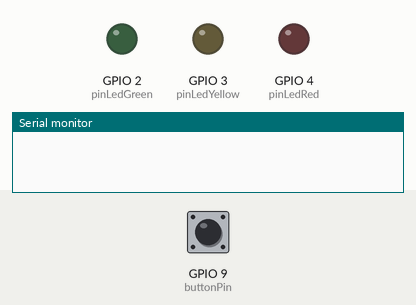
Recording of a sketch running on a simulated ESP32-S3. On the bench: output pins drawn as LEDs (lit = HIGH), the last lines printed to the serial monitor. Inputs (shaded band) come from the test bench; at power-on: GPIO 9 (buttonPin) HIGH.

Above: at 1.2 s.
1.3 s: GPIO 9 (buttonPin) pulled LOW for 0.15 s
At 2.5 s:
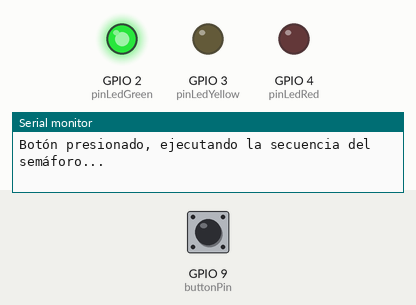
At 7.3 s:
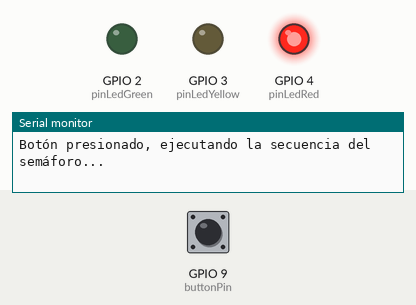
7.4 s: GPIO 9 (buttonPin) pulled LOW for 3.2 s
At 13.9 s:
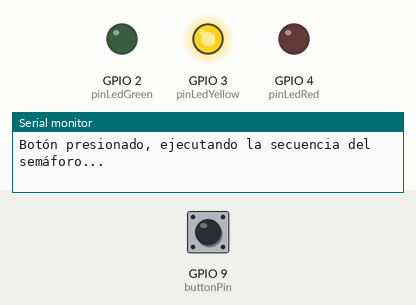
Timing chart, 0 to 18.6 s (numbered marks = the images above; inputs shaded):
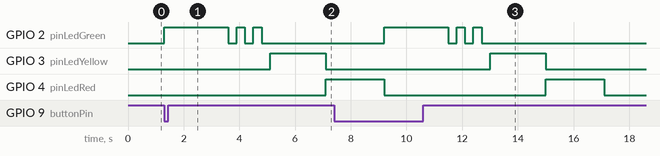

The sketch:

SEMAFORO.ino
```cpp
// Pines de los LEDs
const int pinLedGreen = 2;
const int pinLedYellow = 3;
const int pinLedRed = 4;

// Pin del botón
const int buttonPin = 9; // ESP32 conectado al pin del botón

// Variables para el estado del botón
int currentButtonState;  // Estado actual del botón

void setup() {
  Serial.begin(9600);                // Inicializar serial
  pinMode(buttonPin, INPUT_PULLUP);   // Configurar pin del botón en modo pull-up
  pinMode(pinLedGreen, OUTPUT);
  digitalWrite(pinLedGreen, LOW);

  pinMode(pinLedYellow, OUTPUT);
  digitalWrite(pinLedYellow, LOW);

  pinMode(pinLedRed, OUTPUT);
  digitalWrite(pinLedRed, LOW);
}

void loop() {
  // Leer el estado actual del botón
  currentButtonState = digitalRead(buttonPin);

  // Si el botón está presionado (LOW)
  if (currentButtonState == LOW) {
    Serial.println("Botón presionado, ejecutando la secuencia del semáforo...");

    // Apagar LEDs para iniciar la secuencia
    digitalWrite(pinLedRed, LOW);
    digitalWrite(pinLedYellow, LOW);

    // Encender LED verde después de parpadear
    digitalWrite(pinLedGreen, HIGH);
    delay(2000);

        // Hacer parpadear el LED verde 3 veces
    for (int i = 0; i < 3; i++) {
      digitalWrite(pinLedGreen, HIGH); // Encender verde
      delay(300);                      // Pausa de 300 ms
      digitalWrite(pinLedGreen, LOW);  // Apagar verde
      delay(300);                      // Pausa de 300 ms
    }

    // Cambiar al LED amarillo
    digitalWrite(pinLedGreen, LOW);
    digitalWrite(pinLedYellow, HIGH);
    delay(2000);

    // Cambiar al LED rojo
    digitalWrite(pinLedYellow, LOW);
    digitalWrite(pinLedRed, HIGH);
    delay(2000);
  } else {
    // Si el botón no está presionado, apagar los LEDs
    digitalWrite(pinLedGreen, LOW);
    digitalWrite(pinLedYellow, LOW);
    digitalWrite(pinLedRed, LOW);
  }

  delay(100);  // Pequeña pausa para evitar rebotes
}
```

Measured:
- after the input at 1.3 s, GPIO 2 (pinLedGreen): LOW → HIGH at once, then repeats every 0.60 s: LOW 0.30 s, HIGH 0.30 s, until it stays LOW from 4.8 s; GPIO 3 (pinLedYellow): LOW → HIGH after 3.8 s, → LOW 2.0 s later; GPIO 4 (pinLedRed): LOW → HIGH after 5.8 s
- after the input at 7.4 s, GPIO 2 (pinLedGreen): LOW → HIGH after 1.8 s, then repeats every 0.60 s: LOW 0.30 s, HIGH 0.30 s, until it stays LOW from 12.7 s; GPIO 3 (pinLedYellow): LOW → HIGH after 5.6 s, → LOW 2.0 s later
